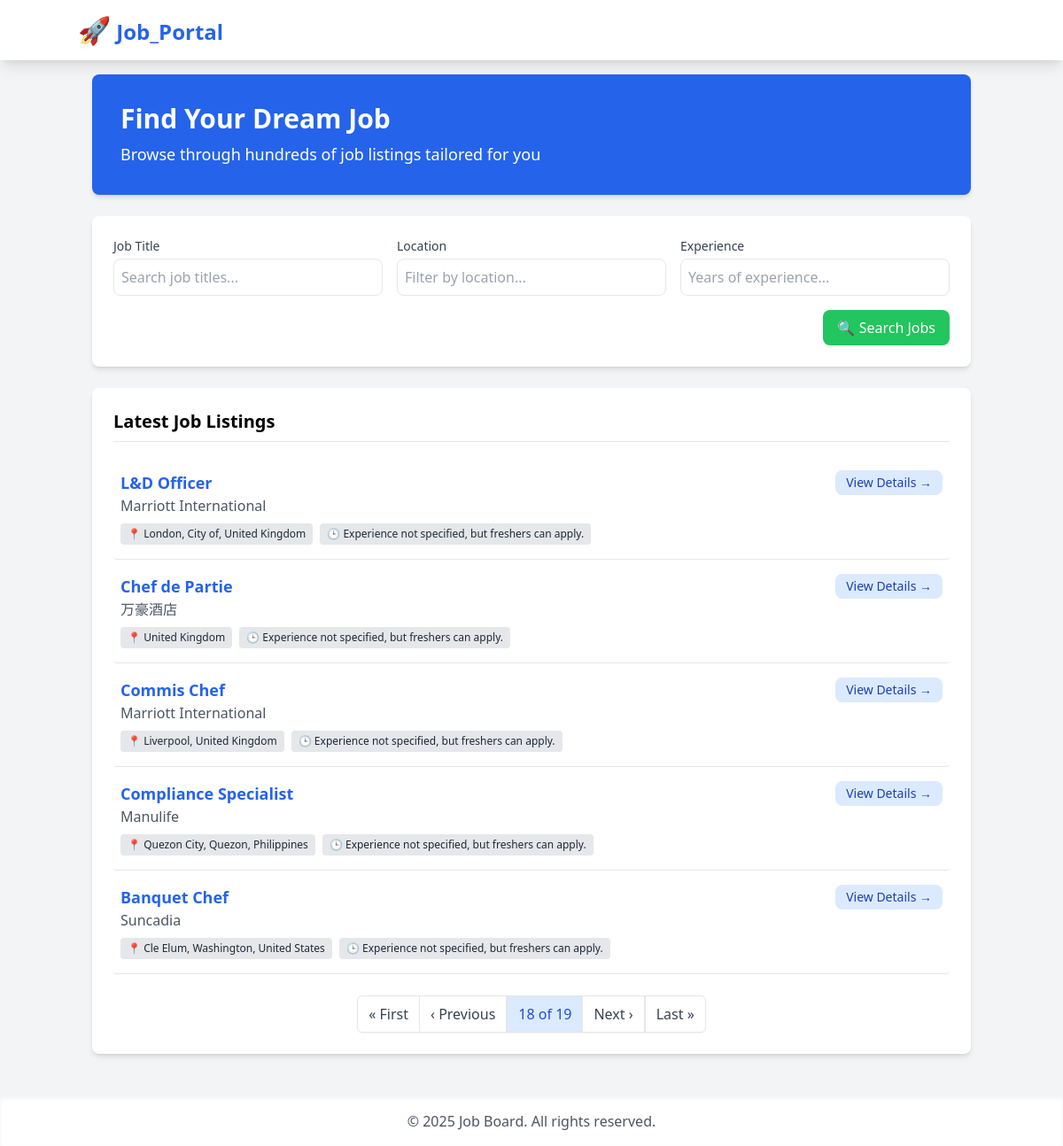
Screenshot of /?page=18 with the database file from the repository.
### jobs/models.py (models this page shows, shortened)
class Job(models.Model):
    title = models.CharField(max_length=255)
    company = models.CharField(max_length=255)
    location = models.CharField(max_length=255)
    experience = models.CharField(max_length=100)
    link = models.URLField()
    posted_on = models.DateTimeField(auto_now_add=True)

### jobs/views.py (the view)
# urls.py: path('', views.job_list, name='job-list'),
def job_list(request):
    update_jobs()
    query = request.GET.get("search", "")
    location = request.GET.get("location", "")
    experience = request.GET.get("experience", "")
    jobs = Job.objects.all().order_by('-posted_on')
    if query:
        jobs = jobs.filter(title__icontains=query)
    if location:
        jobs = jobs.filter(location__icontains=location)
    if experience:
        jobs = jobs.filter(experience__icontains=experience)
    paginator = Paginator(jobs, 5)
    page_number = request.GET.get("page")
    page_obj = paginator.get_page(page_number)
    all_locations = Job.objects.values_list('location', flat=True).distinct()
    all_experiences = Job.objects.values_list('experience', flat=True).distinct()
    context = {
        "page_obj": page_obj,
        "query": query,
        "location": location,
        "experience": experience,
        "all_locations": all_locations,
        "all_experiences": all_experiences,
    }
    return render(request, "jobs/job_list.html", context)

### jobs/views.py (called while the page is built, shortened)
def update_jobs():
    last_job = Job.objects.order_by('-posted_on').first()

### jobs/templates/jobs/job_list.html (shortened to what this page needs)
{% extends 'jobs/base.html' %}
{% block content %}
    <div class="bg-blue-600 dark:bg-blue-800 text-white p-8 rounded-lg shadow-md mb-6">
        <h1 class="text-3xl font-bold mb-2">Find Your Dream Job</h1>
        <p class="text-lg">Browse through hundreds of job listings tailored for you</p>
    </div>
    <div class="bg-white dark:bg-gray-800 rounded-lg shadow-md p-6 mb-6">
        <form method="GET" class="space-y-4">
            <div class="grid grid-cols-1 md:grid-cols-3 gap-4">
                <div>
                    <label for="search" class="block text-sm font-medium text-gray-700 dark:text-gray-300 mb-1">Job Title</label>
                    <input type="text" id="search" name="search" value="{{ query }}"
                           placeholder="Search job titles..."
                           class="w-full p-2 border dark:border-gray-600 rounded-lg bg-white dark:bg-gray-700">
                </div>
                <div>
                    <label for="location" class="block text-sm font-medium text-gray-700 dark:text-gray-300 mb-1">Location</label>
                    <input type="text" id="location" name="location" value="{{ location }}"
                           placeholder="Filter by location..."
                           class="w-full p-2 border dark:border-gray-600 rounded-lg bg-white dark:bg-gray-700">
                </div>
                <div>
                    <label for="experience" class="block text-sm font-medium text-gray-700 dark:text-gray-300 mb-1">Experience</label>
                    <input type="text" id="experience" name="experience" value="{{ experience }}"
                           placeholder="Years of experience..."
                           class="w-full p-2 border dark:border-gray-600 rounded-lg bg-white dark:bg-gray-700">
                </div>
            </div>
            <div class="flex justify-end">
                <button type="submit" class="bg-green-500 hover:bg-green-600 text-white py-2 px-4 rounded-lg transition-all">
                    🔍 Search Jobs
                </button>
            </div>
        </form>
    </div>
    <div class="bg-white dark:bg-gray-800 rounded-lg shadow-md p-6">
        <h2 class="text-xl font-bold mb-4 border-b pb-2">Latest Job Listings</h2>
        {% if page_obj %}
            {% for job in page_obj %}
                <div class="border-b dark:border-gray-700 py-4 transition-all hover:bg-gray-50 dark:hover:bg-gray-700 px-2 rounded">
                    <div class="flex flex-col md:flex-row justify-between">
                        <div>
                            <h3 class="text-lg font-semibold text-blue-600 dark:text-blue-400">{{ job.title }}</h3>
                            <p class="text-gray-600 dark:text-gray-300">{{ job.company }}</p>
                            <div class="flex flex-wrap gap-2 mt-2">
                                <span class="bg-gray-200 dark:bg-gray-700 text-gray-800 dark:text-gray-300 px-2 py-1 rounded text-xs">
                                    📍 {{ job.location }}
                                </span>
                                <span class="bg-gray-200 dark:bg-gray-700 text-gray-800 dark:text-gray-300 px-2 py-1 rounded text-xs">
                                    🕒 {{ job.experience }}
                                </span>
                            </div>
                        </div>
                        <div class="mt-3 md:mt-0">
                            <a href="{% url 'job-detail' job.pk %}"
                               class="bg-blue-100 hover:bg-blue-200 dark:bg-blue-900 dark:hover:bg-blue-800
                                     text-blue-800 dark:text-blue-200 py-1 px-3 rounded-lg text-sm inline-block transition-all">
                                View Details →
                            </a>
                        </div>
                    </div>
                </div>
            {% endfor %}
            <div class="flex justify-center mt-6">
                <div class="inline-flex rounded-md shadow-sm">
                    {% if page_obj.has_previous %}
                        <a href="?page=1{% if query %}&search={{ query }}{% endif %}{% if location %}&location={{ location }}{% endif %}{% if experience %}&experience={{ experience }}{% endif %}"
                           class="py-2 px-3 bg-white dark:bg-gray-700 text-gray-700 dark:text-gray-200 border rounded-l-md">
                            « First
                        </a>
                        <a href="?page={{ page_obj.previous_page_number }}{% if query %}&search={{ query }}{% endif %}{% if location %}&location={{ location }}{% endif %}{% if experience %}&experience={{ experience }}{% endif %}"
                           class="py-2 px-3 bg-white dark:bg-gray-700 text-gray-700 dark:text-gray-200 border-t border-b border-r">
                            ‹ Previous
                        </a>
                    {% endif %}
                    <span class="py-2 px-3 bg-blue-100 dark:bg-blue-900 text-blue-700 dark:text-blue-200 border">
                        {{ page_obj.number }} of {{ page_obj.paginator.num_pages }}
                    </span>
                    {% if page_obj.has_next %}
                        <a href="?page={{ page_obj.next_page_number }}{% if query %}&search={{ query }}{% endif %}{% if location %}&location={{ location }}{% endif %}{% if experience %}&experience={{ experience }}{% endif %}"
                           class="py-2 px-3 bg-white dark:bg-gray-700 text-gray-700 dark:text-gray-200 border-t border-b border-r">
                            Next ›
                        </a>
                        <a href="?page={{ page_obj.paginator.num_pages }}{% if query %}&search={{ query }}{% endif %}{% if location %}&location={{ location }}{% endif %}{% if experience %}&experience={{ experience }}{% endif %}"
                           class="py-2 px-3 bg-white dark:bg-gray-700 text-gray-700 dark:text-gray-200 border rounded-r-md">
                            Last »
                        </a>
                    {% endif %}
                </div>
            </div>
        {% else %}
            <div class="text-center py-8">
                <p class="text-gray-600 dark:text-gray-400">No jobs found matching your criteria.</p>
                <a href="{% url 'job-list' %}" class="text-blue-600 dark:text-blue-400 underline mt-2 inline-block">Clear filters</a>
            </div>
        {% endif %}
    </div>
{% endblock %}

### rows the page displays
Job: title "L&D Officer", company "Marriott International", location "London, City of, United Kingdom", experience "Experience not specified, but freshers can apply."
Job: title "Chef de Partie", company "万豪酒店", location "United Kingdom", experience "Experience not specified, but freshers can apply."
Job: title "Commis Chef", company "Marriott International", location "Liverpool, United Kingdom", experience "Experience not specified, but freshers can apply."
Job: title "Compliance Specialist", company "Manulife", location "Quezon City, Quezon, Philippines", experience "Experience not specified, but freshers can apply."
Job: title "Banquet Chef", company "Suncadia", location "Cle Elum, Washington, United States", experience "Experience not specified, but freshers can apply."

### other values shown
{{ page_obj.number }} "18"
{{ page_obj.paginator.num_pages }} "19"
